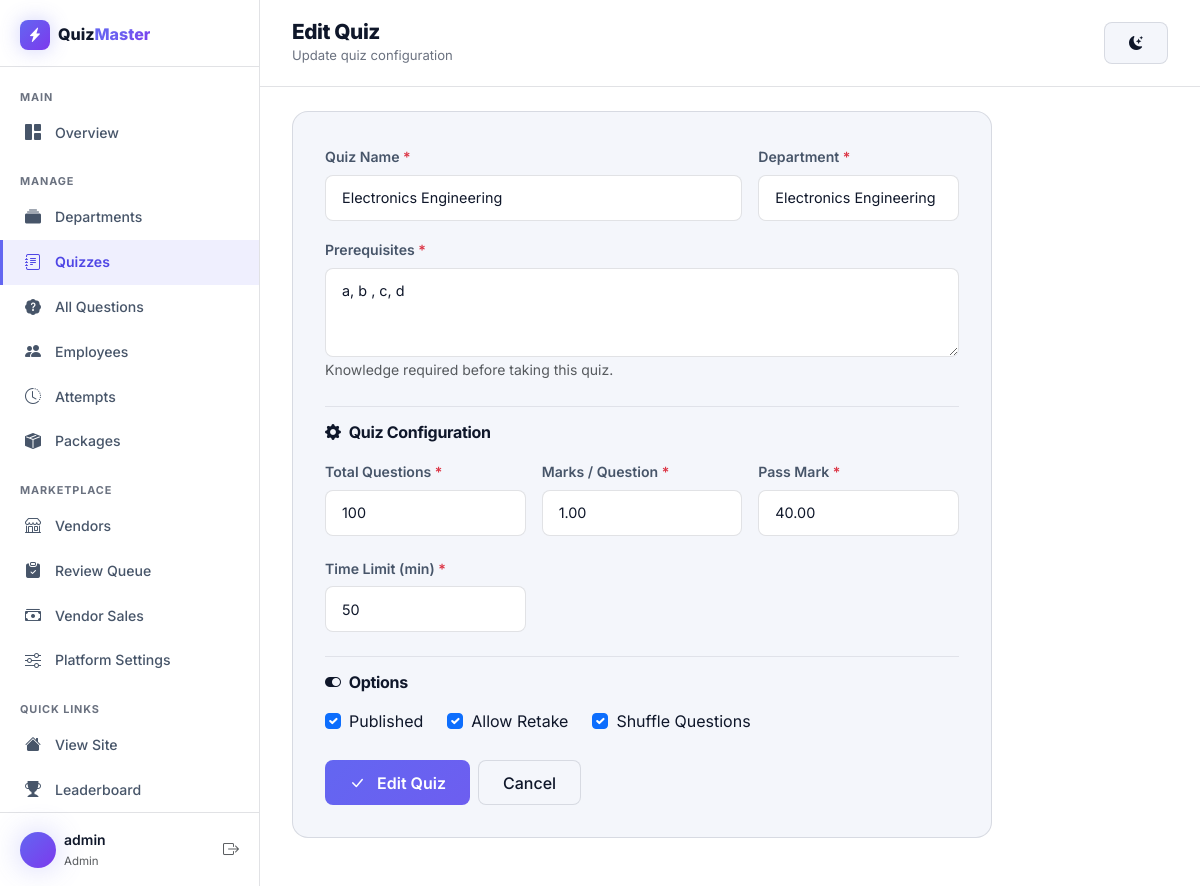
The page /dashboard/quizzes/5/edit/ (signed in) on the database its author committed.
### quizzes/models.py (models this page shows, shortened)
class Quiz(models.Model):
    STATUS_CHOICES = [
        ('draft', 'Draft'),
        ('pending', 'Pending Review'),
        ('approved', 'Approved / Published'),
        ('rejected', 'Rejected'),
    ]
    department = models.ForeignKey(
        Department,
        on_delete=models.CASCADE,
        related_name='quizzes'
    )
    subcategory = models.ForeignKey(
        SubCategory,
        on_delete=models.SET_NULL,
        null=True, blank=True,
        related_name='quizzes'
    )
    owner = models.ForeignKey(
        User,
        on_delete=models.CASCADE,
        null=True, blank=True,
        related_name='owned_quizzes',
        help_text='The vendor who owns this quiz. Empty for platform/admin-owned quizzes.'
    )
    name = models.CharField(max_length=300)
    slug = models.SlugField(max_length=300, unique=True, blank=True)
    prerequisites = models.TextField(
        help_text='List prerequisites or knowledge required before taking this quiz.'
    )
    total_questions = models.PositiveIntegerField(
        help_text='Number of questions in this quiz.'
    )
    mark_per_question = models.DecimalField(
        max_digits=5, decimal_places=2, default=1.00,
        help_text='Marks awarded for each correct answer.'
    )
    pass_mark = models.DecimalField(
        max_digits=6, decimal_places=2,
        help_text='Minimum marks required to pass.'
    )
    time_limit = models.PositiveIntegerField(
        help_text='Time limit in minutes to complete the quiz.'
    )
    is_published = models.BooleanField(default=False)
    status = models.CharField(
        max_length=20, choices=STATUS_CHOICES, default='draft',
        help_text='Review workflow status. Admin approval sets this to "approved" and publishes the quiz.'
    )
    rejection_reason = models.TextField(blank=True)
    submitted_at = models.DateTimeField(null=True, blank=True)
    reviewed_at = models.DateTimeField(null=True, blank=True)
    reviewed_by = models.ForeignKey(
        User,
        on_delete=models.SET_NULL,
        null=True, blank=True,
        related_name='reviewed_quizzes'
    )
    price = models.DecimalField(
        max_digits=10, decimal_places=2, default=0.00,
        help_text='Price to purchase this quiz individually. 0 means free/open.'
    )
    allow_retake = models.BooleanField(
        default=True,
        help_text='Allow users to retake this quiz.'
    )
    shuffle_questions = models.BooleanField(
        default=True,
        help_text='Randomize question order for each attempt.'
    )
    show_instant_feedback = models.BooleanField(
        default=False,
        help_text='Show correct answer immediately after selecting a choice.'
    )
    per_question_time_limit = models.PositiveIntegerField(
        null=True, blank=True,
        help_text='Optional per-question time limit in seconds. Leave blank for no limit.'
    )
    created_at = models.DateTimeField(auto_now_add=True)
    updated_at = models.DateTimeField(auto_now=True)
    class Meta:
        verbose_name_plural = 'Quizzes'
        ordering = ['-created_at']

### quizzes/views.py (the view)
# urls.py: path('dashboard/quizzes/<int:pk>/edit/', views.dashboard_quiz_edit, name='dashboard_quiz_edit'),
@staff_member_required
def dashboard_quiz_edit(request, pk):
    quiz = get_object_or_404(Quiz, pk=pk)
    if request.method == 'POST':
        form = QuizForm(request.POST, instance=quiz)
        if form.is_valid():
            form.save()
            messages.success(request, f'Quiz "{quiz.name}" updated successfully!')
            return redirect('dashboard_quizzes')
    else:
        form = QuizForm(instance=quiz)
    return render(request, 'quizzes/dashboard/quiz_form.html', {
        'form': form, 'action': 'Edit', 'quiz': quiz, 'active_page': 'quizzes'
    })

### quizzes/models.py (called while the page is built)
    def __str__(self):
        return self.name

### quizzes/templates/quizzes/dashboard/quiz_form.html (shortened to what this page needs)
{% extends "quizzes/dashboard/base.html" %}
{% block page_title %}{{ action }} Quiz{% endblock %}
{% block page_subtitle %}{% if action == 'Create' %}Set up a new quiz with all required parameters{% else %}Update quiz configuration{% endif %}{% endblock %}
{% block dash_content %}
<div class="dash-form-card" style="max-width: 700px;">
    <form method="post">
        <div class="row g-3">
            <div class="col-md-8">
                <label for="{{ form.name.id_for_label }}" class="form-label">Quiz Name <span class="text-danger">*</span></label>
                {{ form.name }}
            </div>
            <div class="col-md-4">
                <label for="{{ form.department.id_for_label }}" class="form-label">Department <span class="text-danger">*</span></label>
                {{ form.department }}
            </div>
        </div>
        <div class="mt-3">
            <label for="{{ form.prerequisites.id_for_label }}" class="form-label">Prerequisites <span class="text-danger">*</span></label>
            {{ form.prerequisites }}
            <small class="text-muted">Knowledge required before taking this quiz.</small>
        </div>
        <hr class="border-secondary mt-4 mb-3" style="opacity:0.15;">
        <h6 class="fw-700 mb-3"><i class="bi bi-gear-fill me-2"></i>Quiz Configuration</h6>
        <div class="row g-3">
            <div class="col-md-4">
                <label for="{{ form.total_questions.id_for_label }}" class="form-label">Total Questions <span class="text-danger">*</span></label>
                {{ form.total_questions }}
            </div>
            <div class="col-md-4">
                <label for="{{ form.mark_per_question.id_for_label }}" class="form-label">Marks / Question <span class="text-danger">*</span></label>
                {{ form.mark_per_question }}
            </div>
            <div class="col-md-4">
                <label for="{{ form.pass_mark.id_for_label }}" class="form-label">Pass Mark <span class="text-danger">*</span></label>
                {{ form.pass_mark }}
            </div>
        </div>
        <div class="row g-3 mt-1">
            <div class="col-md-4">
                <label for="{{ form.time_limit.id_for_label }}" class="form-label">Time Limit (min) <span class="text-danger">*</span></label>
                {{ form.time_limit }}
            </div>
        </div>
        <hr class="border-secondary mt-4 mb-3" style="opacity:0.15;">
        <h6 class="fw-700 mb-3"><i class="bi bi-toggle-on me-2"></i>Options</h6>
        <div class="d-flex flex-wrap gap-4">
            <div class="form-check">
                {{ form.is_published }}
                <label class="form-check-label" for="{{ form.is_published.id_for_label }}">Published</label>
            </div>
            <div class="form-check">
                {{ form.allow_retake }}
                <label class="form-check-label" for="{{ form.allow_retake.id_for_label }}">Allow Retake</label>
            </div>
            <div class="form-check">
                {{ form.shuffle_questions }}
                <label class="form-check-label" for="{{ form.shuffle_questions.id_for_label }}">Shuffle Questions</label>
            </div>
        </div>
        <div class="d-flex gap-2 mt-4">
            <button type="submit" class="btn btn-gradient">
                <i class="bi bi-check-lg me-2"></i> {{ action }} Quiz
            </button>
            <a href="{% url 'dashboard_quizzes' %}" class="btn btn-glass">Cancel</a>
        </div>
    </form>
</div>
{% endblock %}

### quizzes/templates/quizzes/dashboard/base.html (shortened to what this page needs)
{% load static %}
<!DOCTYPE html>
<html lang="en" data-bs-theme="light" data-theme="light">
<head>
    <link href="https://cdn.jsdelivr.net/npm/bootstrap@5.3.3/dist/css/bootstrap.min.css" rel="stylesheet">
    <link href="https://cdn.jsdelivr.net/npm/bootstrap-icons@1.11.3/font/bootstrap-icons.css" rel="stylesheet">
    <link rel="stylesheet" href="{% static 'css/style.css' %}?v=6">
    <link rel="stylesheet" href="{% static 'css/dashboard.css' %}?v=6">
</head>
<body class="dashboard-body">
    <aside class="dash-sidebar" id="dashSidebar">
        <div class="dash-sidebar-header">
            <a href="{% url 'home' %}" class="d-flex align-items-center gap-2 text-decoration-none">
                <div class="brand-icon brand-icon-sm">
                    <i class="bi bi-lightning-charge-fill"></i>
                </div>
                <span class="fw-800 text-white">Quiz<span class="text-gradient">Master</span></span>
            </a>
        </div>
        <nav class="dash-nav">
            <div class="dash-nav-section">
                <div class="dash-nav-label">Main</div>
                <a href="{% url 'dashboard' %}" class="dash-nav-link {% if active_page == 'overview' %}active{% endif %}">
                    <i class="bi bi-grid-1x2-fill"></i> Overview
                </a>
            </div>
            <div class="dash-nav-section">
                <div class="dash-nav-label">Manage</div>
                <a href="{% url 'dashboard_departments' %}" class="dash-nav-link {% if active_page == 'departments' %}active{% endif %}">
                    <i class="bi bi-collection-fill"></i> Departments
                </a>
                <a href="{% url 'dashboard_quizzes' %}" class="dash-nav-link {% if active_page == 'quizzes' %}active{% endif %}">
                    <i class="bi bi-journal-text"></i> Quizzes
                </a>
                <a href="{% url 'dashboard_all_questions' %}" class="dash-nav-link {% if active_page == 'questions' %}active{% endif %}">
                    <i class="bi bi-patch-question-fill"></i> All Questions
                </a>
                <a href="{% url 'dashboard_employees' %}" class="dash-nav-link {% if active_page == 'employees' %}active{% endif %}">
                    <i class="bi bi-people-fill"></i> Employees
                </a>
                <a href="{% url 'dashboard_attempts' %}" class="dash-nav-link {% if active_page == 'attempts' %}active{% endif %}">
                    <i class="bi bi-clock-history"></i> Attempts
                </a>
                <a href="{% url 'dashboard_packages' %}" class="dash-nav-link {% if active_page == 'packages' %}active{% endif %}">
                    <i class="bi bi-box-seam-fill"></i> Packages
                </a>
            </div>
            <div class="dash-nav-section">
                <div class="dash-nav-label">Marketplace</div>
                <a href="{% url 'dashboard_vendors' %}" class="dash-nav-link {% if active_page == 'vendors' %}active{% endif %}">
                    <i class="bi bi-shop"></i> Vendors
                </a>
                <a href="{% url 'dashboard_review_quizzes' %}" class="dash-nav-link {% if active_page == 'reviews' %}active{% endif %}">
                    <i class="bi bi-clipboard-check-fill"></i> Review Queue
                </a>
                <a href="{% url 'dashboard_vendor_sales' %}" class="dash-nav-link {% if active_page == 'vendor_sales' %}active{% endif %}">
                    <i class="bi bi-cash-stack"></i> Vendor Sales
                </a>
                <a href="{% url 'dashboard_settings' %}" class="dash-nav-link {% if active_page == 'settings' %}active{% endif %}">
                    <i class="bi bi-sliders"></i> Platform Settings
                </a>
            </div>
            <div class="dash-nav-section">
                <div class="dash-nav-label">Quick Links</div>
                <a href="{% url 'home' %}" class="dash-nav-link">
                    <i class="bi bi-house-fill"></i> View Site
                </a>
                <a href="{% url 'leaderboard' %}" class="dash-nav-link">
                    <i class="bi bi-trophy-fill"></i> Leaderboard
                </a>
            </div>
        </nav>
        <div class="dash-sidebar-footer">
            <div class="d-flex align-items-center gap-2">
                <div class="profile-avatar" style="width: 36px; height: 36px; font-size: 0.85rem;">
                </div>
                <div>
                    <div class="fw-600 small text-white">{{ user.get_full_name|default:user.username }}</div>
                    <div class="text-muted" style="font-size: 0.72rem;">
                        {% if user.is_superuser %}Admin{% else %}Staff{% endif %}
                    </div>
                </div>
            </div>
            <a href="{% url 'logout' %}" class="text-muted" title="Logout">
                <i class="bi bi-box-arrow-right"></i>
            </a>
        </div>
    </aside>
    <div class="dash-main">
        <header class="dash-topbar">
            <div>
                <h1 class="dash-page-title">{% block page_title %}Dashboard{% endblock %}</h1>
                <p class="dash-page-subtitle mb-0">{% block page_subtitle %}{% endblock %}</p>
            </div>
            <button type="button" class="btn btn-glass btn-sm ms-auto" data-theme-toggle title="Toggle light / dark mode" aria-label="Toggle light or dark mode">
                <i class="bi bi-sun-fill"></i>
            </button>
        </header>
        <div class="dash-content">
            {% block dash_content %}{% endblock %}
        </div>
    </div>
</body>
</html>

### static/css/dashboard.css (style rules this page uses)
html[data-theme="light"] .dash-sidebar { background: rgba(255, 255, 255, 0.96); }
html[data-theme="light"] .dash-topbar { background: rgba(255, 255, 255, 0.8); }
html[data-theme="light"] .dash-sidebar .text-white { color: var(--text-primary) !important; }
.dashboard-body { display: flex; min-height: 100vh; background: var(--bg-primary); }
.dash-sidebar { width: 260px; min-height: 100vh; background: rgba(10, 14, 26, 0.95); border-right: 1px solid var(--glass-border); display: flex; flex-direction: column; position: fixed; top: 0; left: 0; bottom: 0; z-index: 1040; backdrop-filter: blur(20px); transition: transform 0.3s ease; }
.dash-sidebar-header { padding: 1.25rem 1.25rem 1rem; border-bottom: 1px solid var(--glass-border); display: flex; align-items: center; justify-content: space-between; }
.dash-nav { flex: 1; padding: 0.75rem 0; overflow-y: auto; }
.dash-nav-section { margin-bottom: 0.5rem; }
.dash-nav-label { font-size: 0.68rem; text-transform: uppercase; letter-spacing: 0.08em; color: var(--text-muted); padding: 0.6rem 1.25rem 0.3rem; font-weight: 700; }
.dash-nav-link { display: flex; align-items: center; gap: 0.75rem; padding: 0.6rem 1.25rem; color: var(--text-secondary); text-decoration: none; font-size: 0.88rem; font-weight: 500; transition: all 0.15s ease; border-left: 3px solid transparent; }
.dash-nav-link.active { color: var(--accent-tertiary); background: rgba(99, 102, 241, 0.1); border-left-color: var(--accent-primary); font-weight: 600; }
.dash-nav-link i { font-size: 1rem; width: 20px; text-align: center; }
.dash-sidebar-footer { padding: 1rem 1.25rem; border-top: 1px solid var(--glass-border); display: flex; align-items: center; justify-content: space-between; }
.dash-main { flex: 1; margin-left: 260px; min-height: 100vh; }
.dash-topbar { padding: 1.25rem 2rem; border-bottom: 1px solid var(--glass-border); background: rgba(10, 14, 26, 0.7); backdrop-filter: blur(10px); display: flex; align-items: center; position: sticky; top: 0; z-index: 100; }
.dash-page-title { font-size: 1.3rem; font-weight: 800; margin: 0; letter-spacing: -0.02em; }
.dash-page-subtitle { font-size: 0.82rem; color: var(--text-muted); }
.dash-content { padding: 1.5rem 2rem 3rem; }
.dash-form-card { background: var(--glass-bg); border: 1px solid var(--glass-border); border-radius: var(--radius-lg); padding: 2rem; max-width: 600px; }

### rows shown on the page
Quiz: name "Electronics Engineering", department "Electronics Engineering", prerequisites "a, b , c, d", total_questions "100", mark_per_question "1.00", pass_mark "40.00", time_limit "50", is_published "☑", allow_retake "☑", shuffle_questions "☑"

### other values the page prints
{{ user.get_full_name|default:user.username }} "admin"
{{ action }} "Edit"
